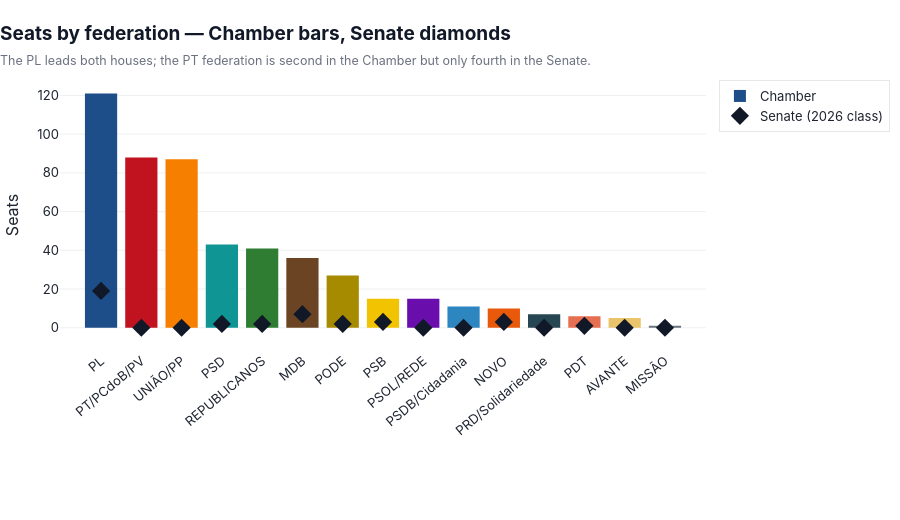

Source (notebook cell):
### Code cell
fed_seats = ch_party.groupby("federation", as_index=False).agg(seats=("seats", "sum")).sort_values("seats", ascending=False)
fed_seats["share"] = 100 * fed_seats.seats / fed_seats.seats.sum()

sen_party = sen_win.groupby("SG_PARTIDO", as_index=False).size().rename(columns={"size": "senate"})
gov_w = gov[gov.rk == 1].copy()
gov_party = gov_w.groupby("SG_PARTIDO", as_index=False).size().rename(columns={"size": "governors"})

overs = fed_seats.merge(sen_party, left_on="federation", right_on="SG_PARTIDO", how="left")
overs = overs.merge(gov_party, left_on="federation", right_on="SG_PARTIDO", how="left", suffixes=("", "_gov"))
overs = overs[["federation", "seats", "share", "senate", "governors"]].fillna(0)
overs[["senate", "governors"]] = overs[["senate", "governors"]].astype(int)
overs = overs.rename(columns={"seats": "chamber"})
display(HTML(elib.table(overs.assign(**{"Seat %": overs.share.map(lambda v: f"{v:.1f}")})[["federation", "chamber", "Seat %", "senate", "governors"]]
                        .rename(columns={"federation": "Federation / party", "chamber": "Chamber", "senate": "Senate", "governors": "Governors"}),
                        title="Seats by federation — Chamber, Senate and governorships")))

fig = go.Figure()
fig.add_trace(go.Bar(name="Chamber", x=overs.federation, y=overs.chamber,
                     marker_color=[elib.party_color(f.split("/")[0]) for f in overs.federation]))
fig.add_trace(go.Scatter(name="Senate (2026 class)", x=overs.federation, y=overs.senate, mode="markers",
                         marker=dict(size=14, color="#111827", symbol="diamond"),
                         hovertemplate="<b>%{x}</b><br>%{y} senators<extra></extra>"))
fig.update_yaxes(title="Seats")
fig.update_xaxes(tickangle=-40)
fig.update_layout(margin=dict(l=60, r=10, t=80, b=170))
elib.finish(fig, "Seats by federation — Chamber bars, Senate diamonds",
            "The PL leads both houses; the PT federation is second in the Chamber but only fourth in the Senate.", height=520)
fig.show()

### Figure 1 — Plotly figure (JSON) as saved in the notebook; plotly's stock layout.template omitted (floating-point values rounded to 4 significant figures)
{"data": [{"marker": {"color": ["#1d4e89", "#c1121f", "#f77f00", "#0e9594", "#2e7d32", "#6b4423", "#a68a00", "#f2c300", "#6a0dad", "#2e86c1", "#e8590c", "#264653", "#e76f51", "#e9c46a", "#6c757d"]}, "name": "Chamber", "x": ["PL", "PT/PCdoB/PV", "UNIÃO/PP", "PSD", "REPUBLICANOS", "MDB", "PODE", "PSB", "PSOL/REDE", "PSDB/Cidadania", "NOVO", "PRD/Solidariedade", "PDT", "AVANTE", "MISSÃO"], "y": [121, 88, 87, 43, 41, 36, 27, 15, 15, 11, 10, 7, 6, 5, 1], "type": "bar"}, {"hovertemplate": "<b>%{x}</b><br>%{y} senators<extra></extra>", "marker": {"color": "#111827", "size": 14, "symbol": "diamond"}, "mode": "markers", "name": "Senate (2026 class)", "x": ["PL", "PT/PCdoB/PV", "UNIÃO/PP", "PSD", "REPUBLICANOS", "MDB", "PODE", "PSB", "PSOL/REDE", "PSDB/Cidadania", "NOVO", "PRD/Solidariedade", "PDT", "AVANTE", "MISSÃO"], "y": [19, 0, 0, 2, 2, 7, 2, 3, 0, 0, 3, 0, 1, 0, 0], "type": "scatter"}], "layout": {"yaxis": {"title": {"text": "Seats"}}, "xaxis": {"tickangle": -40}, "margin": {"l": 60, "r": 10, "t": 80, "b": 170}, "title": {"text": "<b>Seats by federation — Chamber bars, Senate diamonds</b><br><span style='font-size:12.5px;color:#6b7280'>The PL leads both houses; the PT federation is second in the Chamber but only fourth in the Senate.</span>", "x": 0.0, "xanchor": "left"}, "height": 520}}
